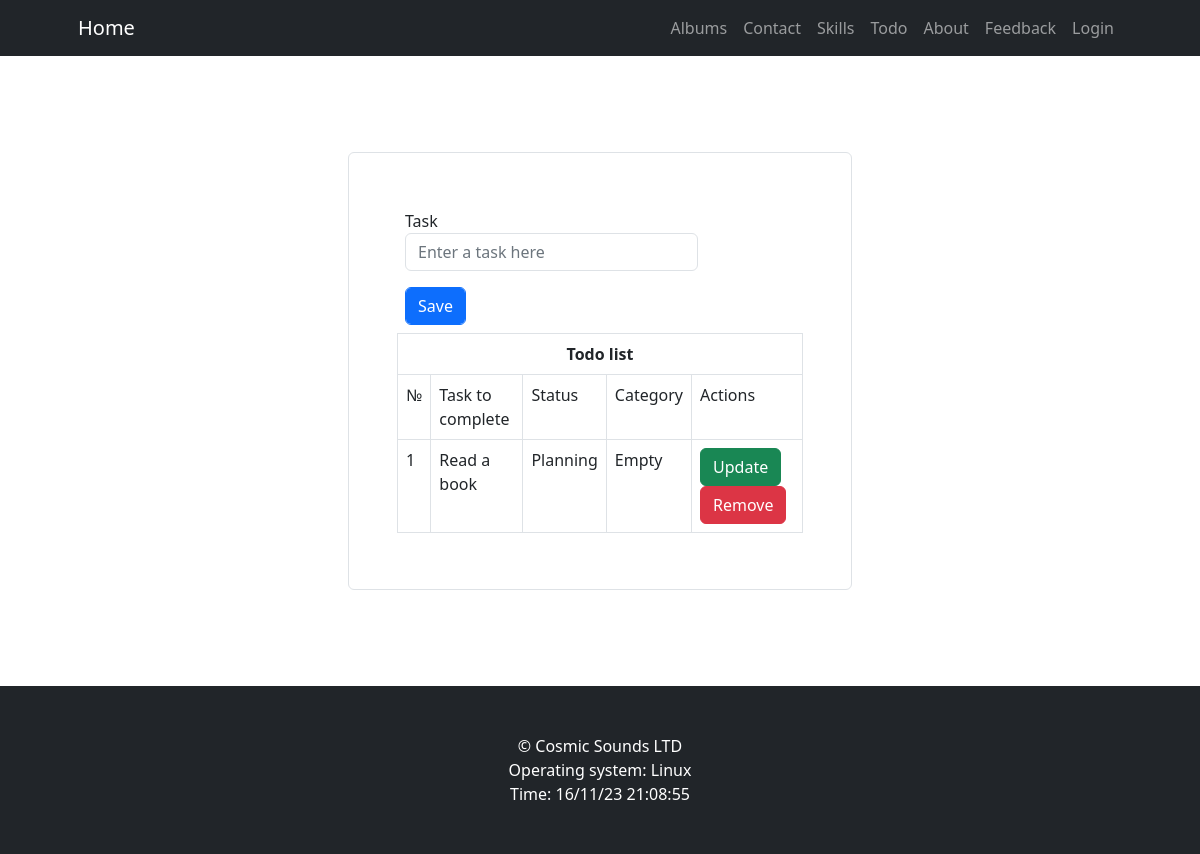
Before: /todo with the older database file.
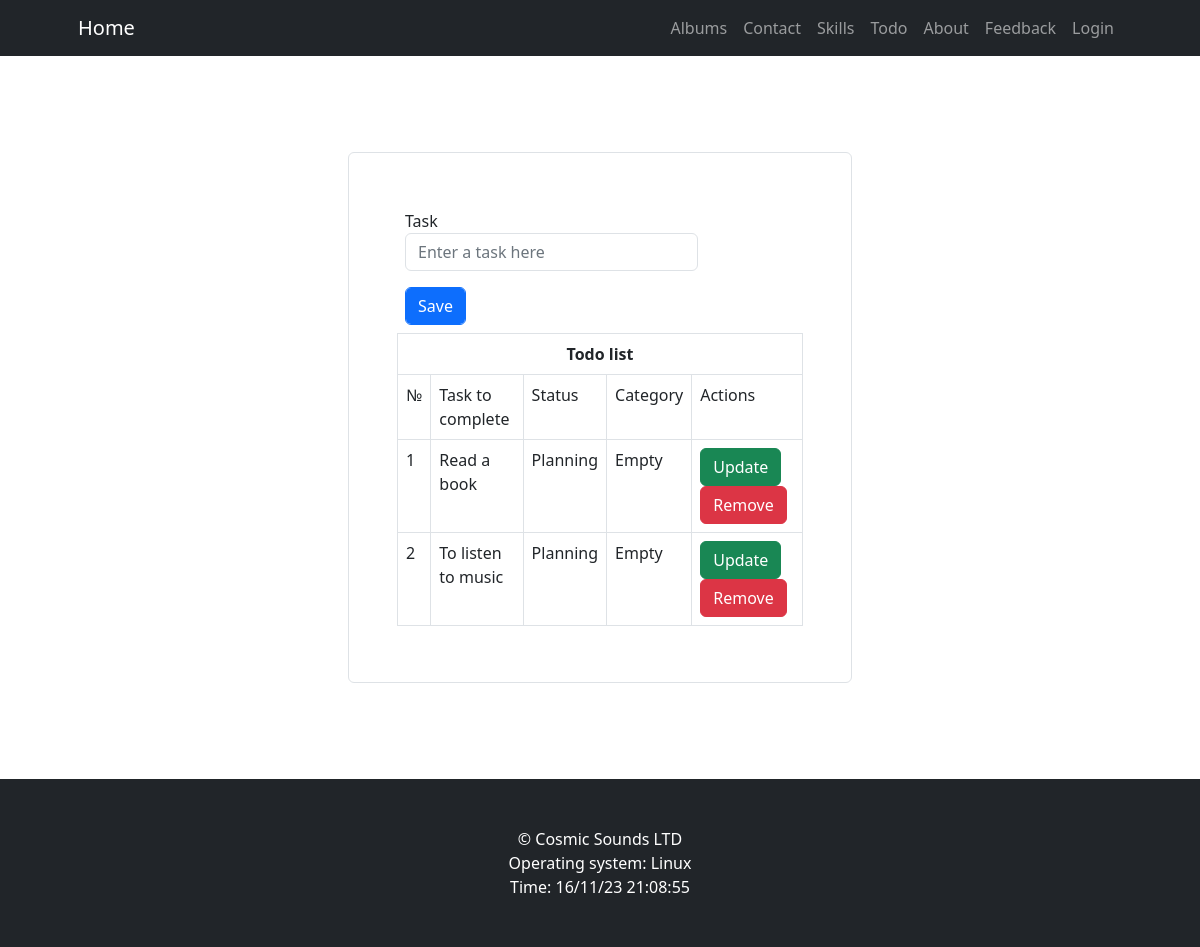
After: the same page with the newer database file.
### app/models.py (models this page shows)
class Todo(db.Model):
    __tablename__ = "todo"
    id = db.Column(db.Integer, primary_key=True, autoincrement=True)
    task = db.Column(db.Text, nullable=False)
    status = db.Column(db.Enum("Planning", "Completed", "Disgarded"), default="Planning", nullable=False)
    category = db.Column(db.String, default="Empty", nullable=False)

### app/views.py (the view)
@app.route("/todo")
def todo_list():
    title = "Todo list"
    form = TodoForm()
    handle = database.HandleTodos()
    todo = handle.show()
    return render_template("todo.html", title=title, form=form, todo=todo)

### app/forms.py
class TodoForm(FlaskForm):
    task = StringField("Task", validators=[DataRequired(), Length(min=4, max=20)], render_kw={"placeholder": "Enter a task here"})
    save = SubmitField("Save")

### app/helpers/database.py (called while the page is built)
    def show(self):
        query = db.session.query(Todo)
        return query

### app/views.py (called while the page is built)
@app.context_processor
def base():
    now = datetime.datetime.now()
    time = now.strftime("%d/%m/%y %H:%M:%S")
    menu = [
        {"text": "Albums", "link": url_for("albums")},
        {"text": "Contact", "link": url_for("contact")},
        {"text": "Skills", "link": url_for("skills")},
        {"text": "Todo", "link": url_for("todo_list")},
        {"text": "About", "link": url_for("about")},
        {"text": "Feedback", "link": url_for("feedback")},
        {"text": "Login", "link": url_for("login")},
    ]
    return dict(
        platform=platform,
        time=time,
        menu=menu)

### app/templates/todo.html (shortened to what this page needs)
{% extends "base.html" %}
{% import "_fields.html" as field %}
{% block content %}
<div class="container mx-auto p-3">
    <div class="col-md-6 offset-md-3 border rounded p-5">
        <form action="{{ url_for('add_todo') }}" method="post">
            {{ field.todo_form(form) }}
        </form>
        <table aria-describedby="todo" class="table table-bordered mb-2 w-auto">
            <thead>
                <th colspan="5" class="text-center">
                    Todo list
                </th>
            </thead>
            <tr class="">
                <td>№</td>
                <td>Task to complete</td>
                <td>Status</td>
                <td>Category</td>
                <td>Actions</td>
            </tr>
            {% for task in todo %}
            <tr>
                <td>{{ task.id }}</td>
                <td>{{ task.task }}</td>
                <td>{{ task.status }}</td>
                <td>{{ task.category }}</td>
                <td>
                    <input type="submit" value="Update" class="btn btn-success w-auto">
                    <input type="submit" value="Remove" class="btn btn-danger w-auto">
                </td>
            </tr>
            {% endfor %}
        </table>
    </div>
</div>
{% endblock %}

### app/templates/base.html (shortened to what this page needs)
<!DOCTYPE html>
<html lang="en">
<head>
    {% block css %}
    <link rel="stylesheet" href="{{ url_for('static', filename='css/bootstrap.theme.css') }}">
    <link rel="stylesheet" href="{{ url_for('static', filename='css/styles.css') }}">
    {% endblock %}
</head>
<body>
    {% include "header.html" %}
    <div class="content">
        {% block content %}
        {% endblock %}
    </div>
    {% include "footer.html" %}
</body>
</html>

### app/templates/_fields.html (shortened to what this page needs)
{% macro todo_form(form) %}
<div class="form-group p-2">
    {{ form.task.label }}
    {{ form.task(class="border rounded form-control w-75") }}
</div>
<div class="form-group p-2">
    {{ form.save(class="btn btn-primary form-control w-auto") }}
</div>
{% endmacro %}

### app/templates/header.html (shortened to what this page needs)
<nav class="navbar navbar-expand-lg navbar-dark bg-dark">
    <div class="container px-lg-5">
        <a class="navbar-brand" href="{{ url_for('index') }}">Home</a>
        <div class="collapse navbar-collapse" id="navbarSupportedContent">
            <ul class="navbar-nav ms-auto mb-2 mb-lg-0">
                {% for item in menu %}
                <li class="nav-item"><a class="nav-link" href="{{ item.link }}"> {{ item.text }} </a></li>
                {% endfor %}
            </ul>
        </div>
    </div>
</nav>

### app/templates/footer.html
<footer class="py-5 bg-dark">
    <div class="container pb-0">
        <p class="m-0 text-center text-white">&copy; Cosmic Sounds LTD</p>
        <p class="m-0 text-center text-white">Operating system: {{ platform.system() }}</p>
        <p class="m-0 text-center text-white">Time: {{ time }}</p>
    </div>
</footer>

### app/static/css/styles.css (style rules this page uses)
:root { --title: 40px; --content: 20px; }
.content { padding: 10vh; }

Changed rows visible on the page:
added Todo: id "2", task "To listen to music", status "Planning", category "Empty"
